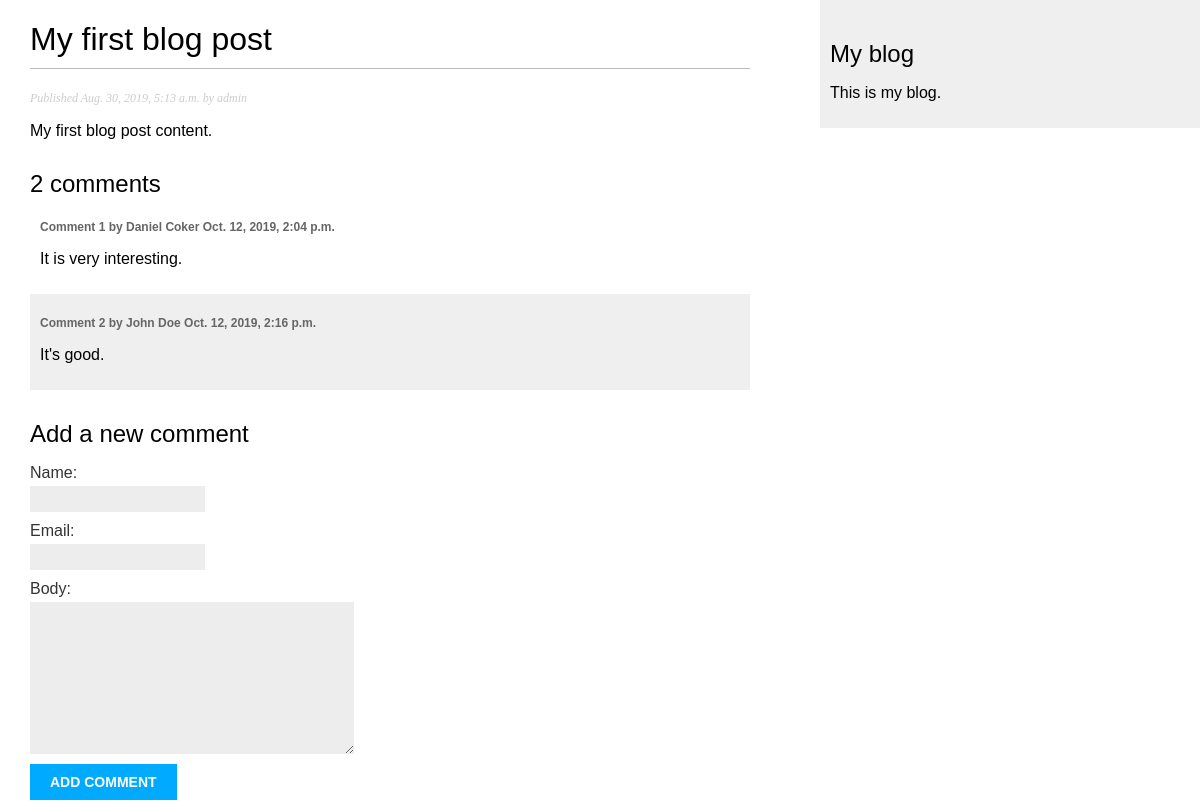
Page /blog/2019/8/30/my-first-blog-post/ on the committed database.
### blog/models.py (models this page shows, shortened)
class Post(models.Model):
    STATUS_CHOICES = (
        ('draft', 'Draft'),
        ('published', 'Published'),
    )
    title = models.CharField(max_length=250)
    slug = models.SlugField(max_length=250,
                            unique_for_date='publish')
    author = models.ForeignKey(User,
                               on_delete=models.CASCADE,
                               related_name='blog_posts')
    body = models.TextField()
    publish = models.DateTimeField(default=timezone.now)
    created = models.DateTimeField(auto_now_add=True)
    updated = models.DateTimeField(auto_now=True)
    status = models.CharField(max_length=10,
                              choices=STATUS_CHOICES,
                              default='draft')
    tags = TaggableManager()
    objects = models.Manager() # The default manager.
    published = PublishedManager() # Custom manager.
    class Meta:
        ordering = ('-publish',)

class Comment(models.Model):
    post = models.ForeignKey(Post,
                            on_delete=models.CASCADE,
                            related_name='comments')
    name = models.CharField(max_length=80)
    email = models.EmailField()
    body = models.TextField()
    created = models.DateTimeField(auto_now_add=True)
    updated = models.DateTimeField(auto_now=True)
    active = models.BooleanField(default=True)
    class Meta:
        ordering = ('created',)

### blog/views.py (the view)
def post_detail(request, year, month, day, post):
    post = get_object_or_404(Post, slug=post,
                                    status='published',
                                    publish__year=year,
                                    publish__month=month,
                                    publish__day=day)
    comments = post.comments.filter(active=True)
    new_comment = None
    if request.method == 'POST':
        comment_form = CommentForm(data=request.POST)
        if comment_form.is_valid():
            new_comment = comment_form.save(commit=False)
            new_comment.post = post
            new_comment.save()
            return redirect(request.path_info)
    else:
        comment_form = CommentForm()
    return render(request,
                    'blog/post/detail.html',
                    {'post': post,
                    'comments': comments,
                    'new_comment': new_comment,
                    'comment_form': comment_form})

### blog/forms.py
class CommentForm(forms.ModelForm):
    class Meta:
        model = Comment
        fields = ('name', 'email', 'body')

### blog/templates/blog/post/detail.html (shortened to what this page needs)
{% extends 'blog/base.html' %}
{% block content %}
    <h1>{{ post.title }}</h1>
    <p class="date">
        Published {{ post.publish }} by {{ post.author }}
    </p>
    {{ post.body|linebreaks }}
{% with comments.count as total_comments %}
    <h2>
        {{ total_comments }} comment{{ total_comments|pluralize }}
    </h2>
{% endwith %}
{% for comment in comments %}
    <div class="comment">
        <p class="info">
            Comment {{ forloop.counter }} by {{ comment.name }}
            {{ comment.created }}
        </p>
        {{ comment.body|linebreaks }}
    </div>
{% empty %}
    <p>There are no comments yet.</p>
{% endfor %}
{% if new_comment %}
   <h2>Your comment has been added.</h2>
{% else %}
    <h2>Add a new comment</h2>
    <form action="." method="POST">
        {{ comment_form.as_p }}
        <p><input type="submit" value="Add comment"></p>
    </form>
{% endif %}
{% endblock content %}

### blog/static/css/blog.css (style rules this page uses)
body { margin:0; padding:0; font-family:helvetica, sans-serif; }
h1 { font-weight:normal; border-bottom:1px solid #bbb; padding:0 0 10px 0; }
h2 { font-weight:normal; margin:30px 0 0; }
p.date { color:#ccc; font-family: georgia, serif; font-size: 12px; font-style: italic; }
label { float:left; clear:both; color:#333; margin-bottom:4px; }
input, textarea { clear:both; float:left; margin:0 0 10px; background:#ededed; border:0; padding:6px 10px; font-size:12px; }
input[type=submit] { font-weight:bold; background:#00abff; color:#fff; padding:10px 20px; font-size:14px; text-transform:uppercase; }
.comment { padding:10px; }
.comment:nth-child(even) { background:#efefef; }
.comment .info { font-weight:bold; font-size:12px; color:#666; }

### rows in the picture
Post: title "My first blog post", publish "Aug. 30, 2019, 5:13 a.m.", author "admin", body "My first blog post content."
Comment: name "Daniel Coker", created "Oct. 12, 2019, 2:04 p.m.", body "It is very interesting."
Comment: name "John Doe", created "Oct. 12, 2019, 2:16 p.m.", body "It's good."

### other values in the picture
{{ total_comments }} "2"
